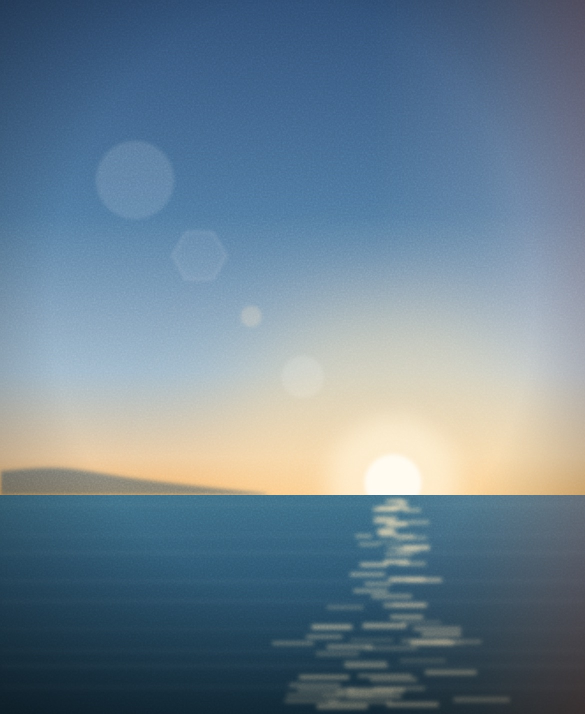
#> input picture mobile/assets/brand/welcome-sea-source.jpg, 1170 x 1428 px (shown at 1/2 size)
$ python -i generate-sails-assets.py   (imports and definitions only)
#> lines starting #> are read from the running program, lines starting #| are printed output that depends on the picture
"""새 돛 로고(2026-11-12)에서 앱 아이콘, 스플래시, 환영 사진을 만든다.

원본
- assets/brand/margin-sails.svg: 로고 이미지에서 따 낸 돛 세 개 경로(흰색).
- assets/brand/welcome-sea-source.jpg: 환영 화면 바다 사진 원본(컬러).
- assets/brand/logo-sails-source.jpg: 받은 로고 이미지. 색과 질감의 기준으로만 둔다.

로고처럼 먹청록과 산호 두 색으로 인쇄한 느낌(2도 망점)을 낸다. 외부 서비스로 보내지 않고 이 기기에서만 만든다.
실행: python3 mobile/scripts/generate-sails-assets.py  (Pillow, rsvg-convert 필요)
환영 사진까지 다시 만들려면 --photo를 붙인다.
"""

import math
import random
import re
import subprocess
import tempfile
from pathlib import Path

from PIL import Image, ImageOps

ASSETS = Path(__file__).resolve().parent.parent / "assets"
BRAND = ASSETS / "brand"

# 로고 사진에서 뽑은 색. 어두운 먹청록 → 중간 청록 → 산호 → 노을 분홍.
DEEP = (16, 58, 69)
MID = (45, 89, 102)
CORAL = (202, 116, 119)
BLUSH = (248, 232, 230)
STOPS = [(0.0, DEEP), (0.38, MID), (0.62, CORAL), (1.0, BLUSH)]

# [1 line that did not run here, left out]
# [1 line that did not run here, left out]
# [1 line that did not run here, left out]


def gradient(t: float) -> tuple[int, int, int]:
#> called with t = 0
    for (t0, a), (t1, b) in zip(STOPS, STOPS[1:]):
        if t <= t1:
            u = (t - t0) / (t1 - t0)
            return tuple(round(a[k] + (b[k] - a[k]) * u) for k in range(3))
#> further down, picture is the input picture: PIL image 1170x1428 RGB; mean R, G, B 106.5, 128, 144.2
    return STOPS[-1][1]


LUT = [gradient(i / 255) for i in range(256)]


def duotone(gray: Image.Image) -> Image.Image:
    return Image.merge("RGB", [gray.point([c[k] for c in LUT]) for k in range(3)])


def screen(pitch: float, angle: float = 22):
    """인쇄 망점 무늬. -1~1을 돌려준다."""
    ca, sa = math.cos(math.radians(angle)), math.sin(math.radians(angle))
    return lambda x, y: math.cos(2 * math.pi * (x * ca + y * sa) / pitch) * math.cos(2 * math.pi * (-x * sa + y * ca) / pitch)


def riso(img: Image.Image, pitch: float = 5, amount: float = 60, grain: float = 9) -> Image.Image:
#> called with pitch = 5, amount = 60, grain = 9
    gray = ImageOps.autocontrast(img.convert("L"), cutoff=1)
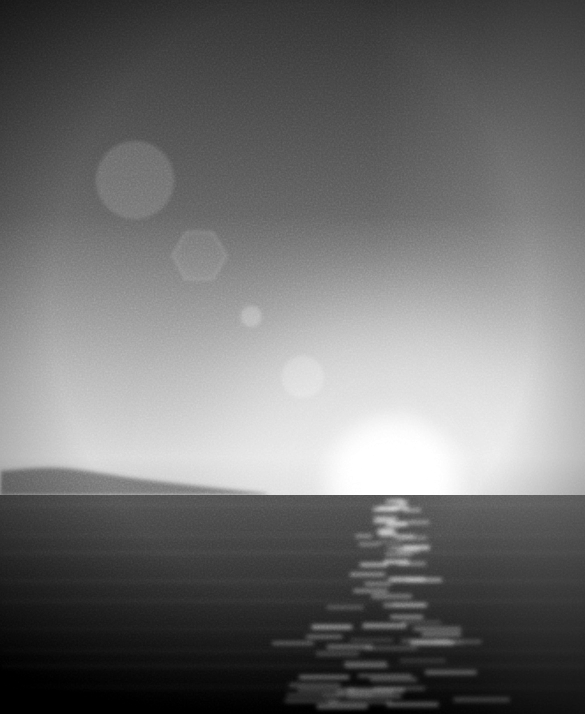
#> gray: PIL image 1170x1428 L (shown at 1/2 size); min 0, max 255, mean 110.4
    dots = screen(pitch)
    src, out = gray.load(), Image.new("L", gray.size)
#> out: PIL image 1170x1428 L; every value is 0
    dst = out.load()
    random.seed(3)
    for y in range(gray.size[1]):
        for x in range(gray.size[0]):
            dst[x, y] = max(0, min(255, int(src[x, y] + dots(x, y) * amount + random.gauss(0, grain))))
    return duotone(out)
#> in duotone, `return Image.merge("RGB", [gray.point([c[k] for c in LUT]) for k in ra..`:
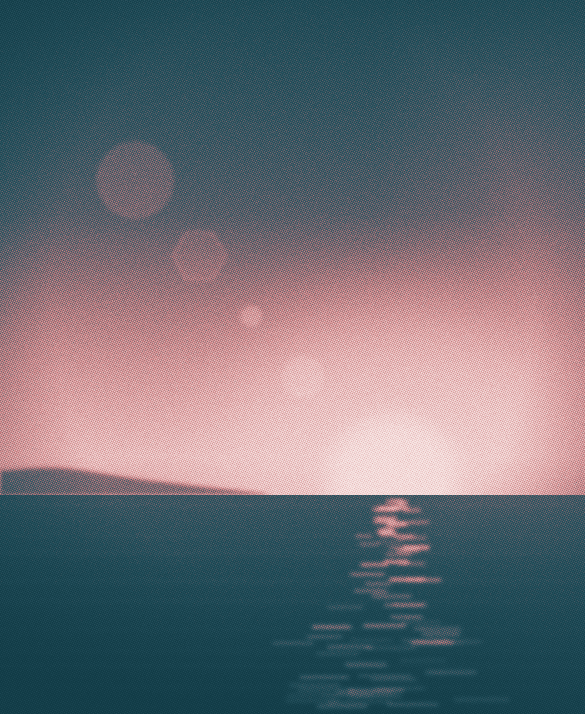
#> returned value: PIL image 1170x1428 RGB (shown at 1/2 size); mean R, G, B 103.7, 107.4, 115.5


def sails_png(size: int, scale: float, offset_y: float = 0, fill: str = "#FFFFFF", line: str | None = None) -> Image.Image:
    """돛 세 개. line을 주면 돛 아래에 수평선 한 줄을 긋는다."""
    w, h = VW * scale, VH * scale
    x, y = (size - w) / 2, (size - h) / 2 + offset_y
    rule = ""
    if line:
        lw, lh = w * 0.9, max(2.0, size * 0.018)
        rule = f'<rect x="{(size - lw) / 2:.1f}" y="{y + h + size * 0.05:.1f}" width="{lw:.1f}" height="{lh:.1f}" fill="{line}"/>'
    doc = f'<svg xmlns="http://www.w3.org/2000/svg" width="{size}" height="{size}"><g transform="translate({x:.1f} {y:.1f}) scale({scale})"><path d="{SAILS}" fill="{fill}"/></g>{rule}</svg>'
    with tempfile.TemporaryDirectory() as tmp:
        src, png = Path(tmp) / "s.svg", Path(tmp) / "s.png"
        src.write_text(doc)
        subprocess.run(["rsvg-convert", str(src), "-o", str(png)], check=True)
        return Image.open(png).convert("RGBA").copy()


WHITE = (255, 255, 255)
TEAL_HEX, CORAL_HEX = "#103A45", "#EE9A8F"


def white_icon(size: int = 1024) -> Image.Image:
    """흰 바탕에 먹청록 돛, 그 아래 산호 수평선 한 줄(2026-11-13 A안)."""
    icon = Image.new("RGBA", (size, size), WHITE + (255,))
    icon.alpha_composite(sails_png(size, 2.9, -50, TEAL_HEX, CORAL_HEX))
    return icon.convert("RGB")


def app_icon(size: int = 1024) -> Image.Image:
    """먹청록 바탕, 아래로 갈수록 커지는 산호 망점(물에 비친 노을), 흰 돛."""
    icon = Image.new("RGB", (size, size), DEEP)
    px, dots = icon.load(), screen(12)
    for y in range(600, size):
        t = min(1, (y - 600) / 330)
        for x in range(size):
            if dots(x, y) > 1 - 1.6 * t**1.2:
                px[x, y] = CORAL
    out = icon.convert("RGBA")
    out.alpha_composite(sails_png(size, 3.15, -40))
    return out.convert("RGB")


# [12 lines not run here, left out]

>>> from PIL import Image
>>> picture = Image.open('../assets/brand/welcome-sea-source.jpg')
>>> result = riso(picture)

$ run again, on mobile/assets/brand/harbor-plain.jpg
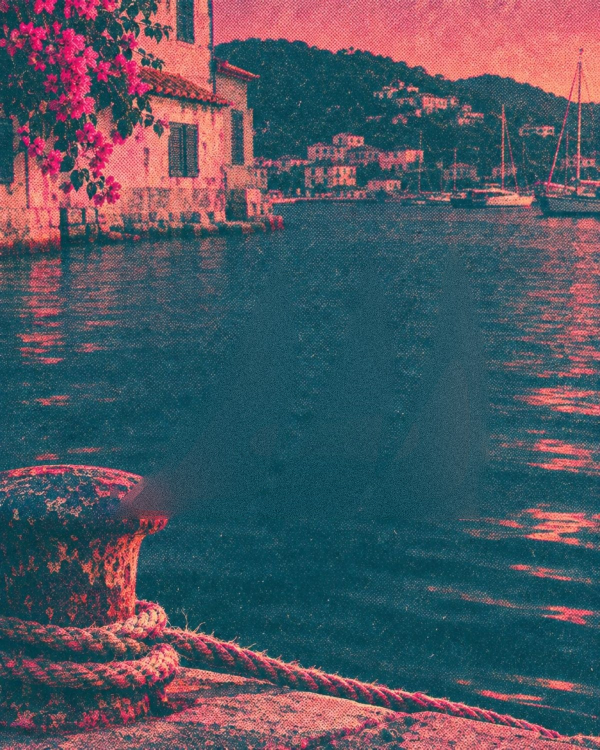
#> input picture mobile/assets/brand/harbor-plain.jpg, 1200 x 1500 px (shown at 1/2 size)
#> picture is the input picture: PIL image 1200x1500 RGB; mean R, G, B 79.4, 86.1, 97.8
#> in riso, `gray = ImageOps.autocontrast(img.convert("L"), cutoff=1)`:
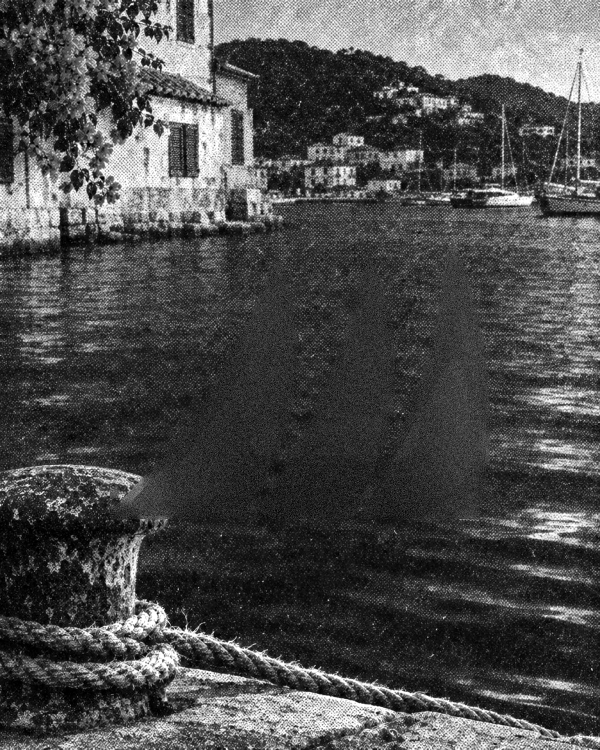
#> gray: PIL image 1200x1500 L (shown at 1/2 size); min 0, max 255, mean 76.7
#> out: PIL image 1200x1500 L; every value is 0
#> in duotone, `return Image.merge("RGB", [gray.point([c[k] for c in LUT]) for k in ra..`:
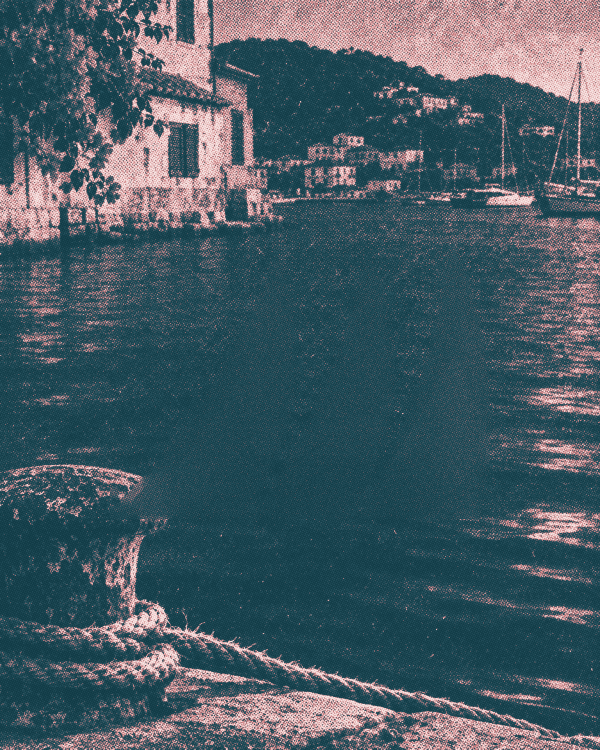
#> returned value: PIL image 1200x1500 RGB (shown at 1/2 size); mean R, G, B 70.3, 90.8, 100.5
